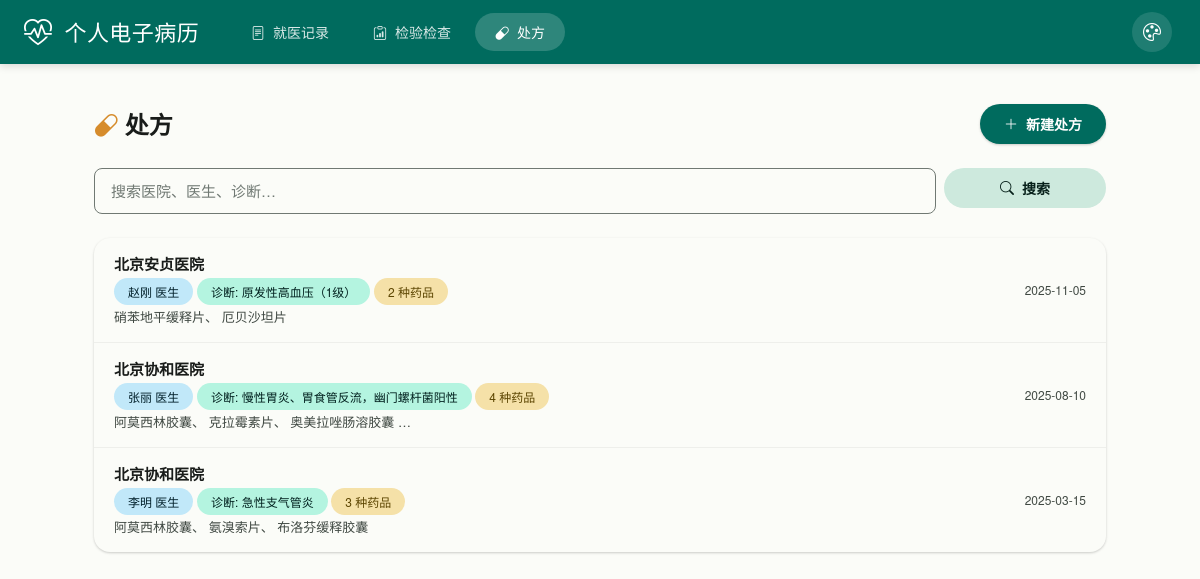
/prescriptions/, run on the app's committed database.
### models.py (models this page shows, shortened)
class Prescription(db.Model):
    __tablename__ = "prescriptions"
    id = db.Column(db.Integer, primary_key=True)
    prescription_date = db.Column(db.Date, nullable=False, index=True, comment="开药日期")
    hospital = db.Column(db.String(200), comment="医院名称")
    doctor = db.Column(db.String(50), comment="医生")
    diagnosis = db.Column(db.Text, comment="诊断")
    notes = db.Column(db.Text, comment="备注")
    medical_record_id = db.Column(db.Integer, db.ForeignKey("medical_records.id"), comment="关联就医记录")
    created_at = db.Column(db.DateTime, default=datetime.now, comment="创建时间")
    items = db.relationship("PrescriptionItem", backref="prescription", lazy="dynamic",
                            cascade="all, delete-orphan", order_by="PrescriptionItem.id")

class PrescriptionItem(db.Model):
    __tablename__ = "prescription_items"
    id = db.Column(db.Integer, primary_key=True)
    prescription_id = db.Column(db.Integer, db.ForeignKey("prescriptions.id"), nullable=False, comment="所属处方")
    drug_name = db.Column(db.String(200), nullable=False, comment="药品名称")
    dosage = db.Column(db.String(100), comment="单次剂量")
    frequency = db.Column(db.String(100), comment="用药频次")
    route = db.Column(db.String(50), comment="给药途径")
    duration = db.Column(db.String(100), comment="疗程")
    quantity = db.Column(db.String(100), comment="数量")
    notes = db.Column(db.Text, comment="备注")

### routes/prescriptions.py (the view, shortened to what this page needs)
@prescriptions_bp.route("/")
def list_prescriptions():
    page = request.args.get("page", 1, type=int)
    per_page = 20
    search = request.args.get("search", "").strip()
    query = Prescription.query.order_by(Prescription.prescription_date.desc())
    pagination = query.paginate(page=page, per_page=per_page, error_out=False)
    prescriptions = pagination.items
    return render_template(
        "prescriptions/list.html",
        prescriptions=prescriptions,
        pagination=pagination,
        search=search,
    )

### templates/prescriptions/list.html (shortened to what this page needs)
{% extends "base.html" %}
{% block content %}
<div class="md-flex-between md-mb-4">
    <h4 class="fw-semibold" style="margin:0;">
        <i class="bi bi-capsule" style="color:#D68C2C;"></i> 处方
    </h4>
    <a href="{{ url_for('prescriptions.create_prescription') }}" class="md-btn md-btn-filled">
        <i class="bi bi-plus-lg"></i> 新建处方
    </a>
</div>
<form class="row g-2 md-mb-4" method="GET">
    <div class="col-md-10">
        <input type="text" class="md-input" name="search" placeholder="搜索医院、医生、诊断…" value="{{ search }}">
    </div>
    <div class="col-md-2">
        <button type="submit" class="md-btn md-btn-tonal w-100"><i class="bi bi-search"></i> 搜索</button>
    </div>
</form>
{% if prescriptions %}
    <div class="md-card">
        {% for p in prescriptions %}
        <a href="{{ url_for('prescriptions.view_prescription', prescription_id=p.id) }}" class="md-list-item">
            <div class="md-list-item-content">
                <div class="md-list-item-title">{{ p.hospital or '未知医院' }}</div>
                <div class="md-list-item-sub">
                    {% if p.doctor %}
                        <span class="md-chip md-chip-info">{{ p.doctor }} 医生</span>
                    {% endif %}
                    {% if p.diagnosis %}
                        <span class="md-chip md-chip-primary">诊断: {{ p.diagnosis[:50] }}{% if p.diagnosis|length > 50 %}...{% endif %}</span>
                    {% endif %}
                    <span class="md-chip" style="background:#F5E1A8;color:#5C4500;">{{ p.items.count() }} 种药品</span>
                </div>
                <div style="font-size:13px;color:var(--md-on-surface-variant);margin-top:2px;">
                    {% for item in p.items[:3] %}
                        {{ item.drug_name }}{% if not loop.last %}、{% endif %}
                    {% endfor %}
                    {% if p.items.count() > 3 %}…{% endif %}
                </div>
            </div>
            <div class="md-list-item-meta">{{ p.prescription_date }}</div>
        </a>
        {% endfor %}
    </div>
{% endif %}
{% endblock %}

### static/style.css (style rules this page uses)
:root { --md-primary: #006B5E; --md-on-primary: #FFFFFF; --md-primary-container: #B4F4E0; --md-on-primary-container: #00201E; --md-secondary: #4B635B; --md-on-secondary: #FFFFFF; --md-secondary-container: #CDE9DD; --md-on-secondary-container: #07201A; --md-tertiary: #3D6473; --md-on-tertiary: #FFFFFF; --md-tertiary-container: #C1E8F9; --md-on-tertiary-container: #001F29; --md-error: #BA1A1A; --md-on-error: #FFFFFF; --md-error-container: #FFDAD6; --md-on-error-container: #410002; --md-background: #FBFCF8; --md-on-background: #191C1A; --md-surface: #FBFCF8; --md-on-surface: #191C1A; --md-surface-variant: #DBE5DE; --md-on-surface-variant: #404943; --md-outline: #707973; --md-outline-variant: #BFC9C2; --md-surface-1: #F1F5F0; --md-surface-2: #E9EFEA; --md-surface-3: #E1E9E4; --md-surface-4: #D9E5DE; --md-surface-5: #D2E0D8; --md-elevation-1: 0 1px 3px rgba(0,0,0,.12), 0 1px 2px rgba(0,0,0,.08); --md-elevation-2: 0 2px 6px rgba(0,0,0,.12), 0 1px 4px rgba(0,0,0,.08); --md-elevation-3: 0 4px 12px rgba(0,0,0,.12), 0 2px 6px rgba(0,0,0,.08); --md-elevation-4: 0 8px 24px rgba(0,0,0,.12), 0 4px 12px rgba(0,0,0,.08); --md-radius-xs: 4px; --md-radius-sm: 8px; --md-radius-md: 12px; --md-radius-lg: 16px; --md-radius-xl: 20px; --md-radius-full: 28px; --md-font: "Noto Sans SC", "PingFang SC", "Microsoft YaHei", "Helvetica Neue", Arial, sans-serif; --md-font-mono: "JetBrains Mono", "Fira Code", "Consolas", monospace; }
body { font-family: var(--md-font); background: var(--md-background); color: var(--md-on-background); line-height: 1.6; -webkit-font-smoothing: antialiased; }
.md-card { background: var(--md-surface); border: none; border-radius: var(--md-radius-lg); box-shadow: var(--md-elevation-1); transition: box-shadow .2s ease, transform .15s ease; overflow: hidden; }
.md-btn { display: inline-flex; align-items: center; justify-content: center; gap: 8px; font-family: var(--md-font); font-size: 14px; font-weight: 600; line-height: 1; padding: 0 24px; height: 40px; border: none; border-radius: var(--md-radius-full); cursor: pointer; text-decoration: none; transition: box-shadow .15s ease, background .15s ease, transform .1s ease; white-space: nowrap; }
.md-btn-filled { background: var(--md-primary); color: var(--md-on-primary); box-shadow: var(--md-elevation-1); }
.md-btn-tonal { background: var(--md-secondary-container); color: var(--md-on-secondary-container); }
.md-chip { display: inline-flex; align-items: center; gap: 6px; padding: 4px 14px; border-radius: var(--md-radius-full); font-size: 12px; font-weight: 500; white-space: nowrap; }
.md-chip-primary { background: var(--md-primary-container); color: var(--md-on-primary-container); }
.md-chip-info { background: var(--md-tertiary-container); color: var(--md-on-tertiary-container); }
.md-list-item { display: flex; align-items: center; gap: 16px; padding: 14px 20px; text-decoration: none; color: var(--md-on-surface); transition: background .15s ease; border-bottom: 1px solid rgba(0,0,0,.05); }
.md-list-item:last-child { border-bottom: none; }
.md-list-item-content { flex: 1; min-width: 0; }
.md-list-item-title { font-size: 15px; font-weight: 600; margin-bottom: 2px; }
.md-list-item-sub { font-size: 13px; color: var(--md-on-surface-variant); }
.md-list-item-meta { font-size: 12px; color: var(--md-on-surface-variant); white-space: nowrap; text-align: right; }
.md-input { width: 100%; padding: 10px 16px; font-size: 15px; font-family: var(--md-font); background: var(--md-surface); border: 1px solid var(--md-outline); border-radius: var(--md-radius-sm); color: var(--md-on-surface); transition: border-color .15s ease, box-shadow .15s ease; }
.md-input::placeholder { color: var(--md-outline); }
.md-flex-between { display: flex; justify-content: space-between; align-items: center; gap: 12px; }
.md-mb-4 { margin-bottom: 24px; }

### data on the page
Prescription: hospital "北京安贞医院", doctor "赵刚", diagnosis "原发性高血压（1级）", items.count "2", prescription_date "2025-11-05"
PrescriptionItem: drug_name "硝苯地平缓释片"
PrescriptionItem: drug_name "厄贝沙坦片"
Prescription: hospital "北京协和医院", doctor "张丽", diagnosis "慢性胃炎、胃食管反流，幽门螺杆菌阳性", items.count "4", prescription_date "2025-08-10"
PrescriptionItem: drug_name "阿莫西林胶囊"
PrescriptionItem: drug_name "克拉霉素片"
PrescriptionItem: drug_name "奥美拉唑肠溶胶囊"
Prescription: hospital "北京协和医院", doctor "李明", diagnosis "急性支气管炎", items.count "3", prescription_date "2025-03-15"
PrescriptionItem: drug_name "阿莫西林胶囊"
PrescriptionItem: drug_name "氨溴索片"
PrescriptionItem: drug_name "布洛芬缓释胶囊"
